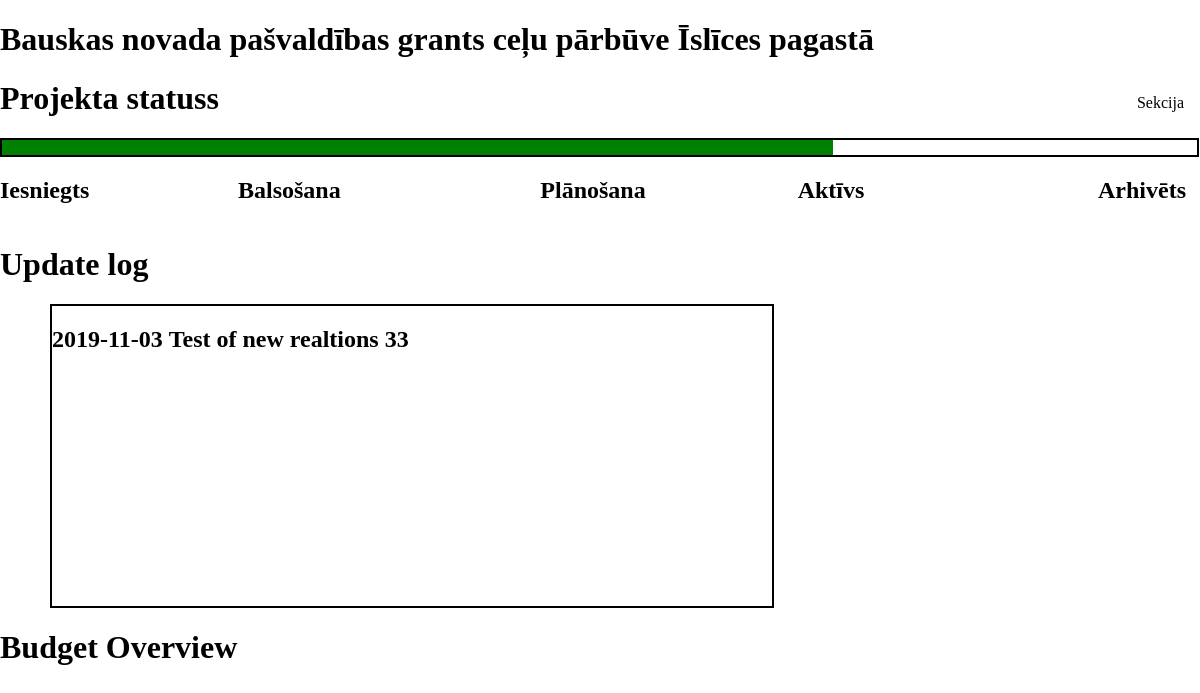
/status.php?id=9, run on an earlier commit of the app's database.
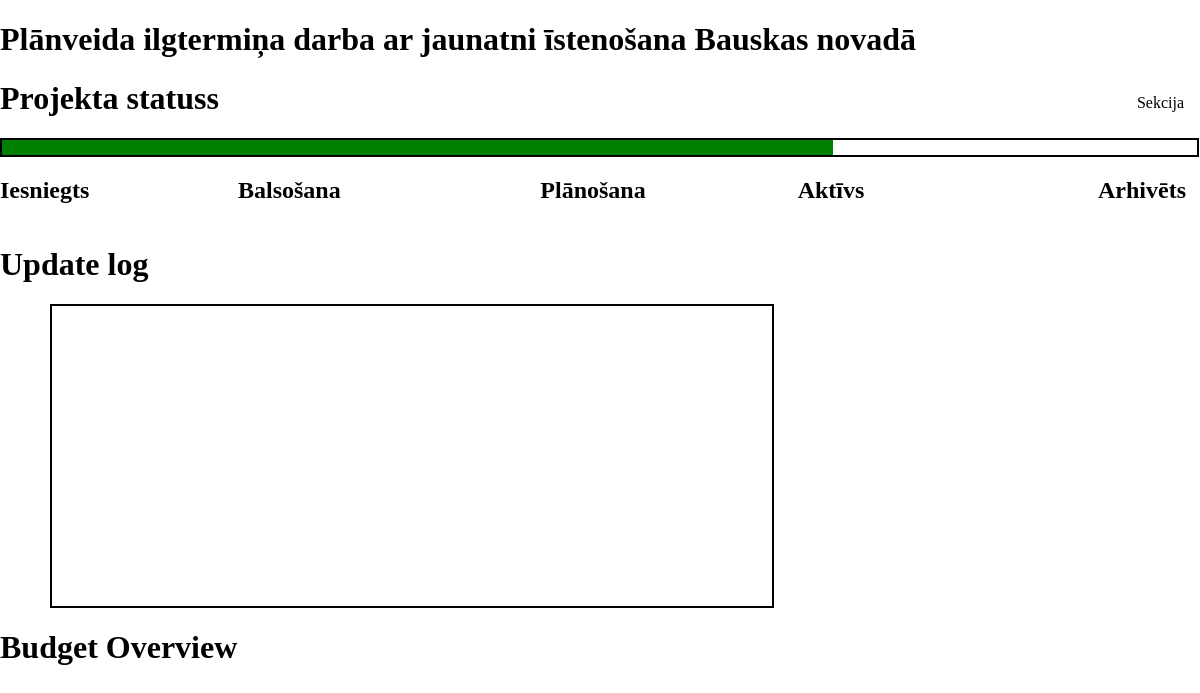
And on a later commit of the database.
### tables this page shows
CREATE TABLE IF NOT EXISTS `projekti` (
  `ID` int(11) NOT NULL AUTO_INCREMENT,
  `Name` text NOT NULL,
  `Financer` text NOT NULL,
  `Status` text NOT NULL,
  `Number` text,
  `SAM` text,
  `Budget` bigint(11) DEFAULT NULL,
  `Purpose` text,
  `Activities` text,
  `StartDate` date DEFAULT NULL,
  `FinishDate` date DEFAULT NULL,
  `CoordinatorName` text,
  `CoordinatorContacts` text,
  `BudgetSpent` bigint(11) DEFAULT '0',
  `Entry` datetime NOT NULL DEFAULT CURRENT_TIMESTAMP,
  PRIMARY KEY (`ID`),
  KEY `ID` (`ID`)
);

### functions/function.php (called while the page is built, shortened)
<?php
  require_once "connect.php";
  function completionStatusRow($status){
    if ($status == "Aktīvs"){
      $barWidth = "69.5%";
      return $barWidth;
    };
  }
  function dataToVariables($id){
    global $mysqli;
    $query = "SELECT projekti.Name, projekti.Status, projekti.BudgetSpent, projekti.Budget, atjauninajumi.Date, atjauninajumi.Comments, finansetajs.*
    FROM projekti
    LEFT JOIN finansetajs ON projekti.ID = finansetajs.project_id
    LEFT JOIN atjauninajumi ON projekti.ID = atjauninajumi.projectID
    WHERE projekti.ID =".$id;
    $result = mysqli_query($mysqli, $query);
    $dataR = mysqli_fetch_all($result,MYSQLI_ASSOC);
    $projectName = $dataR[0]["Name"];
    $projectStatus = $dataR[0]["Status"];
    $budgetSpent = $dataR[0]["BudgetSpent"];
    $projectBudget = $dataR[0]["Budget"];
    $updateDate = array();
    for($i=0; $i < count($dataR); $i++){
      $updateDate[$dataR[$i]["Date"]] = $dataR[$i]["Comments"];
    };
    $financier =  array_slice($dataR[0],8);
    foreach($financier as $keypair => $valuePair){
      if($financier[$keypair] == 0){
        unset($financier[$keypair]);
      }
    };
    return [$projectName, $projectStatus, $budgetSpent, $projectBudget, $updateDate, $financier];
  }
 ?>

### status.php (the view, shortened to what this page needs)
<!DOCTYPE html>
<html>
    <head>
        <?php
          require_once "functions/function.php";
          $projectData = dataToVariables($_GET['id']);
          $completion = completionStatusRow($projectData[1]);
          $updateComments = $projectData[4];
          require_once "blocks/head.php";
        ?>
    </head>
    <body>
      <h1 class='header-1'>
        <?php echo $projectData[0]; ?>
      </h1>
      <div class='dropdown'>
        <button class='dropbtn'>
          Sekcija
        </button>
      </div>
      <h1>Projekta statuss</h1>
      <div id="progressBorder">
        <?php echo '<div id="progressBar" style="width:'.$completion.'"></div>' ?>
      </div>
      <div id="statusWrapper">
        <div class="progressStatus"><h2>Iesniegts</h2></div>
        <div class="progressStatus"><h2>Balsošana</h2></div>
        <div class="progressStatus"><h2>Plānošana</h2></div>
        <div class="progressStatus"><h2>Aktīvs</h2></div>
        <div class="progressStatus"><h2>Arhivēts</h2></div>
      </div>
      <h1>Update log</h1>
      <div id="updateLog">
        <h2 class='updateData'>
          <?php
            foreach($updateComments as $keypair => $valuePair){
              echo $keypair;
          ?>&nbsp<?php
              echo $valuePair;
          ?>
          <?php
            };
          ?>
        </h2>
      </div>
      <h1>Budget Overview</h1>
      <div id="budgetChart">
        <div id="budgetPie">
        </div>
        <div id="allBudgetPie">
        </div>
      </div>
    </body>
</html>

What changed in the data, as far as the page shows it:
changed projekti: Name "Bauskas novada pašvaldības grants ceļu pārbūve Īslīces pagastā" → "Plānveida ilgtermiņa darba ar jaunatni īstenošana Bauskas novadā"
Also different on the page:
list line gone: "2019-11-03 Test of new realtions 33"
